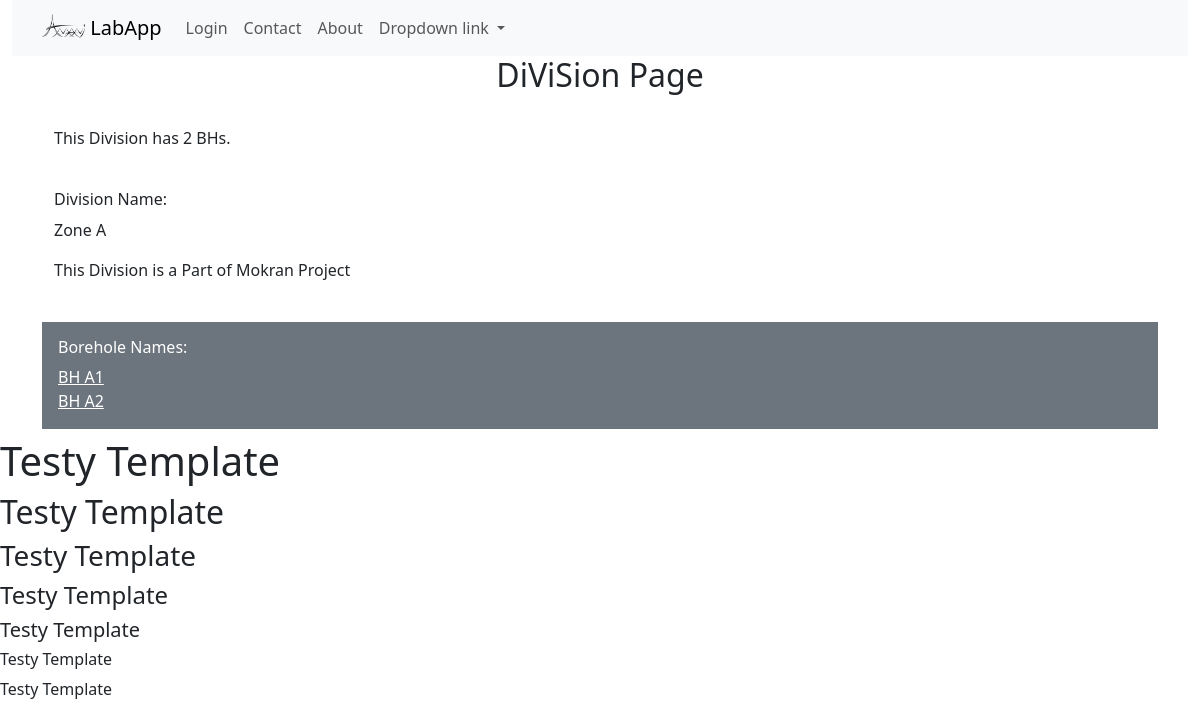
Page /projects/division/mokran-zone-a/ on the committed database.
### Projects/models.py (models this page shows, shortened)
class Division(models.Model):
    division = models.CharField(max_length=255, null=True, blank=True)
    slug = models.SlugField(default='-')
    project = models.ForeignKey(Project, on_delete=models.SET_NULL, related_name='project_related', null=True, blank=True)
    class Meta:
        ordering = ["division"]

class Project(models.Model):
    user_company = models.CharField(max_length=255, default="BPI")
    project = models.CharField(max_length=255)
    client = models.CharField(max_length=255, blank=True)
    project_location_name = models.CharField(max_length=255, blank=True)
    geometry_nodes = models.FloatField(null=True, blank=True)
    project_description = models.TextField(blank=True)
    slug = models.SlugField(default='-',)

class BoreHole(models.Model):
    borehole = models.CharField(max_length=255, null=True, blank=True)
    depth = models.FloatField(null=True)
    receive_date = models.DateField(null=True)
    division = models.ForeignKey(Division, on_delete=models.SET_NULL, related_name='division_related', null=True, blank=True)
    slug = models.SlugField(default='-')

### Projects/views.py (the view)
# urls.py: path("division/<slug:slug>/", views.divisiondetail, name="divisiondetail"),
def divisiondetail(request, slug):
    division = get_object_or_404(Division, slug=slug)
    project = get_object_or_404(Project, id=division.project_id,)
    boreholes = BoreHole.objects.filter(division_id=division.id)
    boreholes_count = boreholes.count()
    context = {'boreholes': boreholes, 'boreholes_count': boreholes_count, 'division': division,
                'project': project}
    return render(request, 'projects/division_detail.html', context)

### Projects/templates/projects/division_detail.html
{% extends 'base.html' %}
{% block content %}
    <div class="container">
        <div class="container-md text-center">
            <h2> DiViSion Page </h2>
        </div>
        <br>
        <p>
            This Division has {{boreholes_count}} BHs.
        </p>
    </div>
    <br>
    <div class="container-fluid">
        <h6> Division Name:</h6>
        <p> {{ division.division }} </p>
        <p> This Division is a Part of {{ project.project }} Project </p>
    </div>
    <br>
    <div class="container-fluid p-3 mb-2 bg-secondary text-white">
        <h6> Borehole Names:</h6>
        {% for bh in boreholes %}
            {% if bh %}
                <a href=" {% url 'projects:boreholedetail' bh.slug %}" class="text-white">
                    {{ bh.borehole }} <br>
                </a>
            {% else %}
                <p> NO DIVISION </p>
            {% endif %}
        {% endfor %}
    </div>
{% endblock %}

### rows in the picture
Division: division "Zone A"
Project: project "Mokran"
BoreHole: borehole "BH A1"
BoreHole: borehole "BH A2"

### other values in the picture
{{ boreholes_count }} "2"
